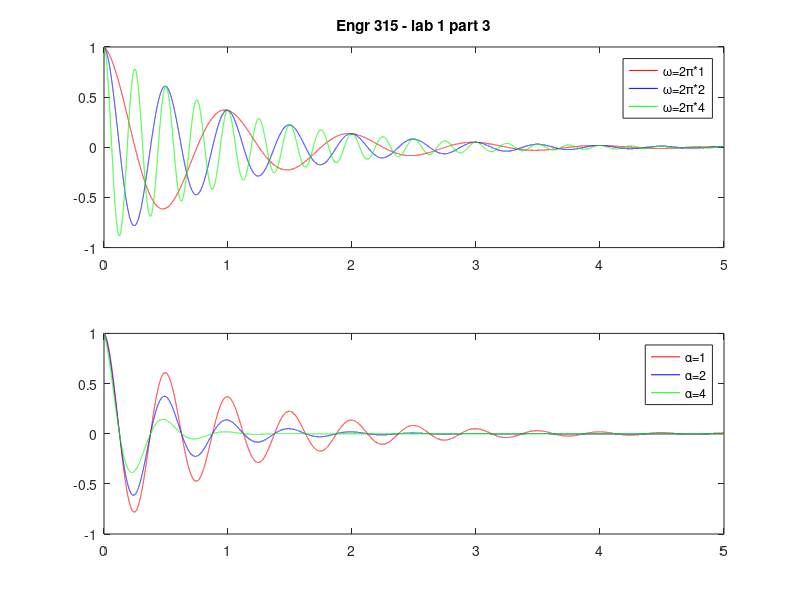

Recreate this plot in MATLAB.
%close all;
%clear all;  %clear the workspace, close all figures, and clear command window
clc; %does the same thing == clear all; close all;

set(clf, 'Color', 'w'); %clf deletes all graphics, set plot background to white

% Given: x(t)=exp(-alpha.*t).*(cos((omega.*t)+theta)).*ut;
    ut=1;
    t=0:0.0001:5; %set the time
    theta=0;
    % ... constant alpha and different values of omega

% a. omega=2.*pi.1,alpha=1
    x1=exp(-1.*t).*(cos((2.*pi.*1.*t)+theta)).*ut;

% b. omega=2.*pi.2,alpha=1
    x2=exp(-1.*t).*(cos((2.*pi.*2.*t)+theta)).*ut;

% c. omega=2.*pi.4,alpha=1
    x3=exp(-1.*t).*(cos((2.*pi.*4.*t)+theta)).*ut;

    % constant omega and different value of alpha

% d. omega=2.*pi.2,alpha=1
    x4=exp(-1.*t).*(cos((2.*pi.*2.*t)+theta)).*ut;

% e. omega=2.*pi.2,alpha=2
    x5=exp(-2.*t).*(cos((2.*pi.*2.*t)+theta)).*ut;

% f. omega=2.*pi.2,alpha=4
    x6=exp(-4.*t).*(cos((2.*pi.*2.*t)+theta)).*ut;

subplot(2,1,1); % 1/2 in 2x1 matrix
    plot(t,x1,'r',t,x2,'b',t,x3,'g'); % set line colors
legend('\omega=2\pi*1','\omega=2\pi*2','\omega=2\pi*4');
    title('Engr 315 - lab 1 part 3');

subplot(2,1,2); % 2/2 in 2x1 matrix
plot(t,x4,'r',t,x5,'b',t,x6,'g'); % set line colors
legend('\alpha=1','\alpha=2','\alpha=4');